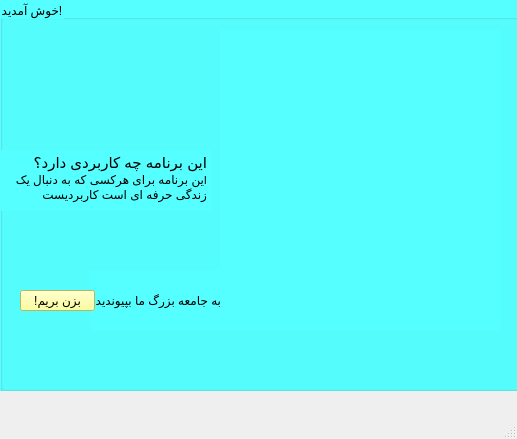
<?xml version="1.0" encoding="UTF-8"?>
<ui version="4.0">
 <class>safhe1</class>
 <widget class="QMainWindow" name="safhe1">
  <property name="geometry">
   <rect>
    <x>0</x>
    <y>0</y>
    <width>517</width>
    <height>439</height>
   </rect>
  </property>
  <property name="windowTitle">
   <string>safhe1</string>
  </property>
  <widget class="QWidget" name="centralwidget">
   <widget class="QGroupBox" name="groupBox1">
    <property name="geometry">
     <rect>
      <x>0</x>
      <y>0</y>
      <width>521</width>
      <height>391</height>
     </rect>
    </property>
    <property name="styleSheet">
     <string notr="true">background-color: rgb(85, 255, 255);</string>
    </property>
    <property name="title">
     <string>خوش آمدید!</string>
    </property>
    <widget class="QLabel" name="label">
     <property name="geometry">
      <rect>
       <x>220</x>
       <y>30</y>
       <width>281</width>
       <height>301</height>
      </rect>
     </property>
     <property name="styleSheet">
      <string notr="true">image: url(:/new/prefix1/picture1.jpg);</string>
     </property>
     <property name="text">
      <string/>
     </property>
    </widget>
    <widget class="QTextBrowser" name="textBrowser">
     <property name="geometry">
      <rect>
       <x>0</x>
       <y>150</y>
       <width>211</width>
       <height>61</height>
      </rect>
     </property>
     <property name="frameShape">
      <enum>QFrame::NoFrame</enum>
     </property>
     <property name="html">
      <string>&lt;!DOCTYPE HTML PUBLIC &quot;-//W3C//DTD HTML 4.0//EN&quot; &quot;http://www.w3.org/TR/REC-html40/strict.dtd&quot;&gt;
&lt;html&gt;&lt;head&gt;&lt;meta name=&quot;qrichtext&quot; content=&quot;1&quot; /&gt;&lt;style type=&quot;text/css&quot;&gt;
p, li { white-space: pre-wrap; }
&lt;/style&gt;&lt;/head&gt;&lt;body style=&quot; font-family:'MS Shell Dlg 2'; font-size:8.25pt; font-weight:400; font-style:normal;&quot;&gt;
&lt;p align=&quot;right&quot; style=&quot; margin-top:0px; margin-bottom:0px; margin-left:0px; margin-right:0px; -qt-block-indent:0; text-indent:0px;&quot;&gt;&lt;span style=&quot; font-size:11pt;&quot;&gt;این برنامه چه کاربردی دارد؟&lt;/span&gt;&lt;/p&gt;
&lt;p align=&quot;right&quot; style=&quot; margin-top:0px; margin-bottom:0px; margin-left:0px; margin-right:0px; -qt-block-indent:0; text-indent:0px;&quot;&gt;ا&lt;span style=&quot; font-size:9pt;&quot;&gt;ین برنامه برای هرکسی که به دنبال یک زندگی حرفه ای است کاربردیست&lt;/span&gt;&lt;/p&gt;&lt;/body&gt;&lt;/html&gt;</string>
     </property>
    </widget>
    <widget class="QLabel" name="label_2">
     <property name="geometry">
      <rect>
       <x>90</x>
       <y>270</y>
       <width>131</width>
       <height>61</height>
      </rect>
     </property>
     <property name="text">
      <string>به جامعه بزرگ ما بپیوندید!</string>
     </property>
    </widget>
    <widget class="QPushButton" name="pushButton">
     <property name="geometry">
      <rect>
       <x>20</x>
       <y>290</y>
       <width>75</width>
       <height>21</height>
      </rect>
     </property>
     <property name="styleSheet">
      <string notr="true">background-color: rgb(255, 255, 127);</string>
     </property>
     <property name="text">
      <string>!بزن بریم</string>
     </property>
    </widget>
   </widget>
  </widget>
  <widget class="QMenuBar" name="menubar">
   <property name="geometry">
    <rect>
     <x>0</x>
     <y>0</y>
     <width>517</width>
     <height>21</height>
    </rect>
   </property>
  </widget>
  <widget class="QStatusBar" name="statusbar"/>
 </widget>
 <resources/>
 <connections/>
</ui>
